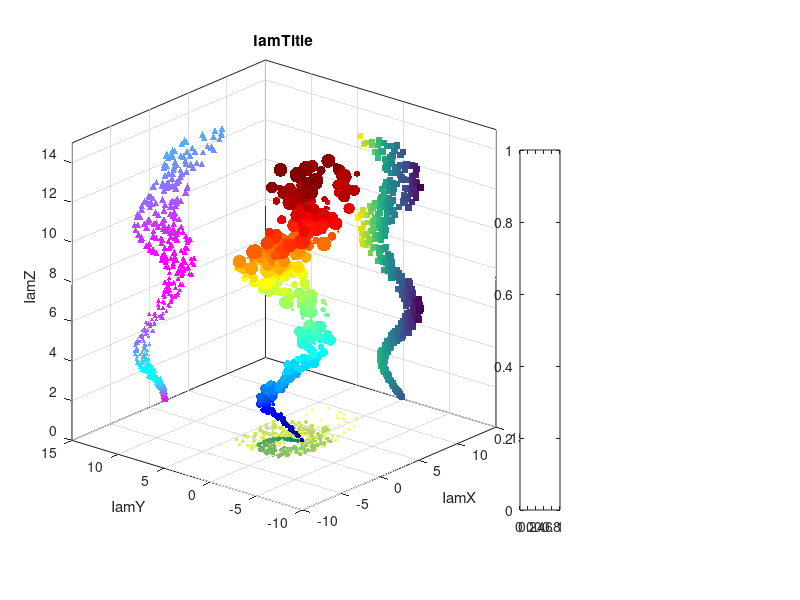

Source code (MATLAB): (Note: this script raises an error after producing the figure.)
clear all
clc
clf

%% outline
% plot tensor with value in one figure.

%% main

% point number --------------------------------
n=400;
% generate x,y,z  -----------------------------
z = linspace(0,4*pi,n)+rand(1,n)*0.2;
x = 2*cos(z) + [1:n]/50.*rand(1,n);
y = 2*sin(z) + [1:n]/80.*rand(1,n);

% point properties v1,v2,...,v8  --------------
v1 = (10*abs(z)+10).*rand(size(z));
v2 = z + 4;
v3 = sin(z/2*0.2*pi)+2;
v4 = log(z+2);
v5 = cos((pi*0.1*y).^0.5) +2;
v6 = y+2;
v7 = sin(pi*log(z+1))+2;
v8 = cos(pi*log(z+1))+2;

% plot parameter -------------------------------
xmin= -10;xmax = 15;
ymin= -10;ymax = 15;
zmin=   0;zmax = 15;

% view point ----------------------------------
vx = -50; vy = 20;

% fontsize ------------------------------------
mm_fz = 12;

% set fig size --------------------------------
fig_pos = [0.09 0.15 0.53 0.75];
axis_pos= [xmin xmax ymin ymax zmin zmax];

% plot 3D points ------------------------------
h=figure(1);
set(h, 'Position', [100, 100, 800, 500]);

% plot zeros plane ------------------------------
ax1 = axes;
set(ax1,'position',fig_pos );
h_1 = scatter3(ax1,x,y,zeros(size(x)),3*v3,v4,'o','filled');
box on
hidden off
axis(axis_pos );
view([vx,vy])
colormap(ax1,summer);
xlabel('IamX')
ylabel('IamY')
zlabel('IamZ')
title('IamTitle')

% plot x plane ------------------------------
ax2 = axes;
set(ax2,'position',fig_pos);
h_2 = scatter3(ax2,xmax*ones(size(x)),y,z,7*v5,v6,'s','filled');
box off
axis off
hidden off
axis(axis_pos );
view([vx,vy])

% plot y plane ------------------------------
ax3 = axes;
set(ax3,'position',fig_pos);
h_3 = scatter3(ax3,x,ymax*ones(size(y)),z,8*v7,v8,'^','filled');
box off
axis off
hidden off
axis(axis_pos );
view([vx,vy])
colormap(ax3,'cool');

% plot xyz  ------------------------------
ax4 = axes;
set(ax4,'position',fig_pos);
h_4 = scatter3(ax4,x,y,z,1.1*v1,v2,'o','filled');
% box off
axis off
hidden off
axis(axis_pos );
view([vx,vy])
colormap(ax4,'jet');

% set colorbar --------------------------------
cb1 = colorbar(ax1,'Position',[.65 .15 .05 .6]);
cb2 = colorbar(ax2,'Position',[.74 .15 .05 .6]);
cb3 = colorbar(ax3,'Position',[.83 .15 .05 .6]);
cb3 = colorbar(ax4,'Position',[.92 .15 .05 .6]);

% set fontsize --------------------------------
set(ax1,'fontsize',mm_fz)
set(ax2,'fontsize',mm_fz)
set(ax3,'fontsize',mm_fz)
set(ax4,'fontsize',mm_fz)
colormap(ax2,'pink');


% plot y plane ------------------------------
ax3 = axes;
set(ax3,'position',fig_pos);
h_3 = scatter3(ax3,x,ymax*ones(size(y)),z,8*v7,v8,'^','filled');
box off
axis off
hidden off
axis(axis_pos );
view([vx,vy])
colormap(ax3,'cool');

% plot xyz  ------------------------------
ax4 = axes;
set(ax4,'position',fig_pos);
h_4 = scatter3(ax4,x,y,z,1.1*v1,v2,'o','filled');
% box off
axis off
hidden off
axis(axis_pos );
view([vx,vy])
colormap(ax4,'jet');

% set colorbar --------------------------------
cb1 = colorbar(ax1,'Position',[.65 .15 .05 .6]);
cb2 = colorbar(ax2,'Position',[.74 .15 .05 .6]);
cb3 = colorbar(ax3,'Position',[.83 .15 .05 .6]);
cb3 = colorbar(ax4,'Position',[.92 .15 .05 .6]);

% set fontsize --------------------------------
set(ax1,'fontsize',mm_fz)
set(ax2,'fontsize',mm_fz)
set(ax3,'fontsize',mm_fz)
set(ax4,'fontsize',mm_fz)
